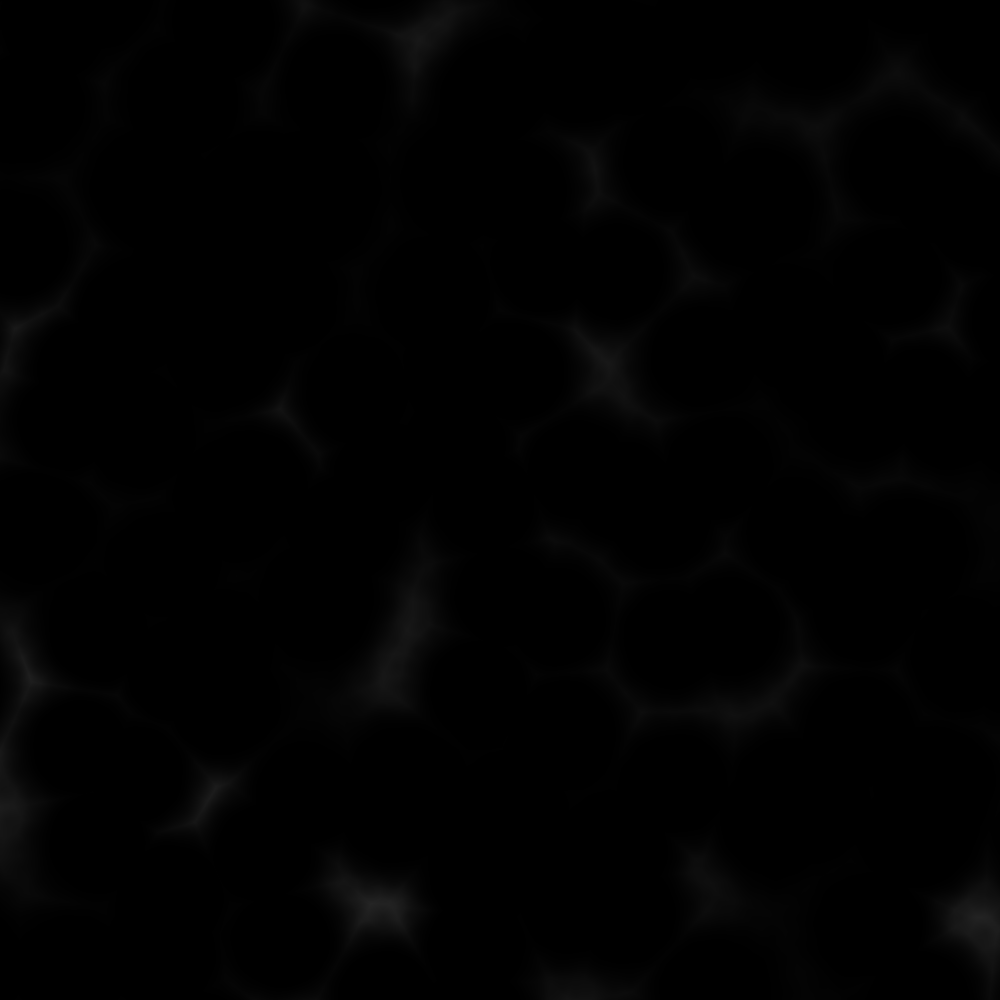
Frame 1 (no input)
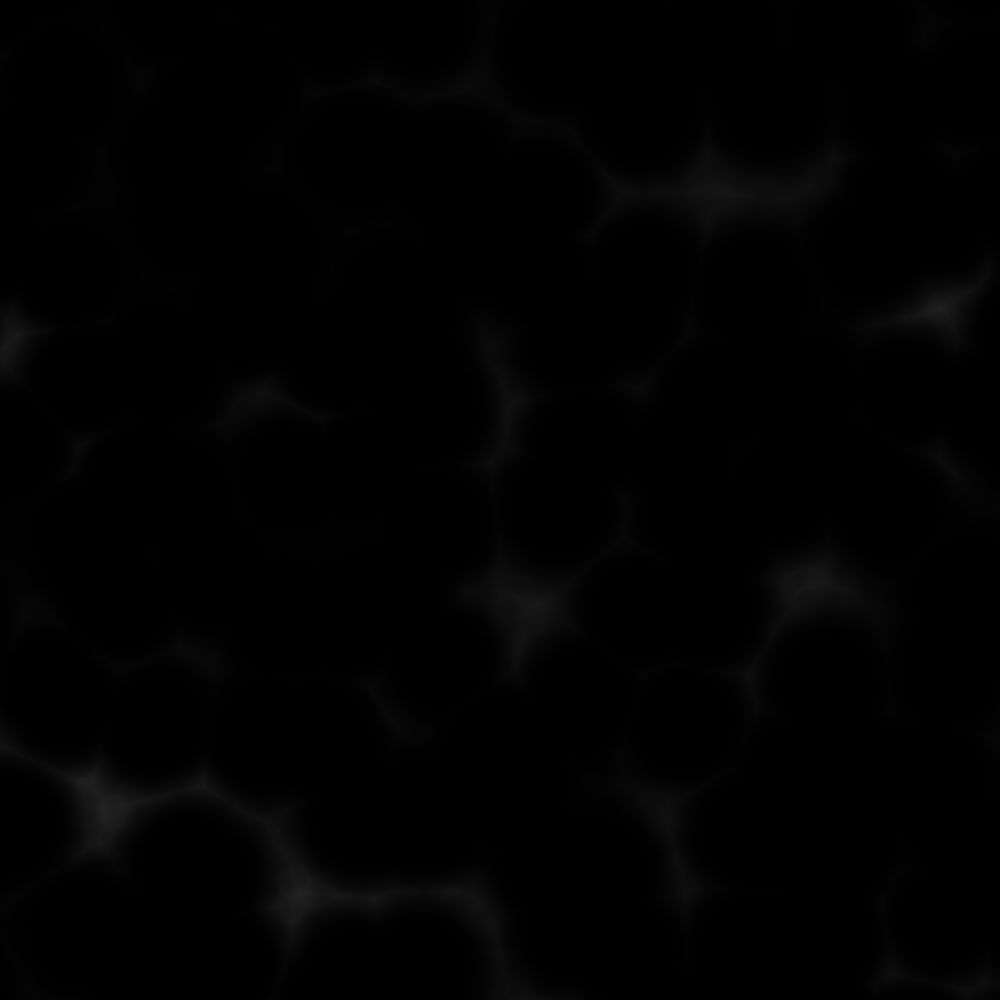
Frame 2 (the mouse pressed at the canvas centre, redrawn once)

The Processing sketch that drew these frames (run headless with seeded random() and noise(); the mouse was pressed at the canvas centre and the sketch redrawn once):

// Processing sketch: height
// ── height.pde
float SCALE = 100.0;
float PADDING = 2.0;
int DERIVATIVE_SIZE = 1;
int VORONI_TABLE_SIZE = 500;

void setup() {
  size(1000, 1000);
  noSmooth();
  noLoop();
  noiseDetail(1, 0.5);
}

class P2 {
  public float x, y;

  public P2(float x, float y) {
    this.x = x;
    this.y = y;
  }

  public float distSquared(P2 other) {
    float dx = other.x - x, dy = other.y - y;
    return dx * dx + dy * dy;
  }

  public float dist(P2 other) {
    return (float) Math.sqrt(distSquared(other));
  }
}

float clip(float value) {
  return Math.min(Math.max(value, 0), 1);
}

// Converts a value from range oldMin-oldMax to range 0-1
float mapFromRange(float value, float oldMin, float oldMax) {
  return clip((value - oldMin) / (oldMax - oldMin));
}

// Converts a vale from range 0-1 to range min-max
float mapToRange(float value, float min, float max) {
  return clip(value * (max - min) + min);
}

P2[][] voroniPointTable = new P2[VORONI_TABLE_SIZE][VORONI_TABLE_SIZE];

void populateVoroniPointTable() {
  for (int x = 0; x < VORONI_TABLE_SIZE; x++) {
    for (int y = 0; y < VORONI_TABLE_SIZE; y++) {
      voroniPointTable[x][y] = new P2(
        x + random(0.0, 1.0), 
        y + random(0.0, 1.0)
      );
    }
  }
}

P2 voroniPoint(int tilex, int tiley) {
  return voroniPointTable[tilex][tiley];
}

float voroni(float x, float y) {
  P2 center = new P2(x, y);
  int tilex = (int) x, tiley = (int) y;
  float minDistSquared = center.distSquared(voroniPoint(tilex, tiley));
  minDistSquared = Math.min(minDistSquared, center.distSquared(voroniPoint(tilex + 1, tiley + 1)));
  minDistSquared = Math.min(minDistSquared, center.distSquared(voroniPoint(tilex + 0, tiley + 1)));
  minDistSquared = Math.min(minDistSquared, center.distSquared(voroniPoint(tilex - 1, tiley + 1)));
  minDistSquared = Math.min(minDistSquared, center.distSquared(voroniPoint(tilex + 1, tiley + 0)));
  minDistSquared = Math.min(minDistSquared, center.distSquared(voroniPoint(tilex - 1, tiley + 0)));
  minDistSquared = Math.min(minDistSquared, center.distSquared(voroniPoint(tilex + 1, tiley - 1)));
  minDistSquared = Math.min(minDistSquared, center.distSquared(voroniPoint(tilex + 0, tiley - 1)));
  minDistSquared = Math.min(minDistSquared, center.distSquared(voroniPoint(tilex - 1, tiley - 1)));
  minDistSquared = Math.min(minDistSquared, center.distSquared(voroniPoint(tilex + 1, tiley + 2)));
  minDistSquared = Math.min(minDistSquared, center.distSquared(voroniPoint(tilex + 0, tiley + 2)));
  minDistSquared = Math.min(minDistSquared, center.distSquared(voroniPoint(tilex - 1, tiley + 2)));
  minDistSquared = Math.min(minDistSquared, center.distSquared(voroniPoint(tilex + 1, tiley - 2)));
  minDistSquared = Math.min(minDistSquared, center.distSquared(voroniPoint(tilex + 0, tiley - 2)));
  minDistSquared = Math.min(minDistSquared, center.distSquared(voroniPoint(tilex - 1, tiley - 2)));
  minDistSquared = Math.min(minDistSquared, center.distSquared(voroniPoint(tilex + 2, tiley + 1)));
  minDistSquared = Math.min(minDistSquared, center.distSquared(voroniPoint(tilex + 2, tiley + 0)));
  minDistSquared = Math.min(minDistSquared, center.distSquared(voroniPoint(tilex + 2, tiley - 1)));
  minDistSquared = Math.min(minDistSquared, center.distSquared(voroniPoint(tilex - 2, tiley + 1)));
  minDistSquared = Math.min(minDistSquared, center.distSquared(voroniPoint(tilex - 2, tiley + 0)));
  minDistSquared = Math.min(minDistSquared, center.distSquared(voroniPoint(tilex - 2, tiley - 1)));
  return (float) Math.sqrt(minDistSquared);
}

void computePixel(int x, int y) {
  float fx = x / SCALE + PADDING, fy = y / SCALE + PADDING;

  float base = voroni(fx, fy); // Large-scale features.

  float detail = voroni(fx * 4, fy * 4); // Small-scale details.
  detail = mapToRange(detail, 0.73, 1.0); // Make the minimum value of the texture be 0.73
  detail *= mapFromRange(base, 0.34, 0.79); // Only show details where the base is high.

  base = mapFromRange(base, 0.4, 1.0); // Cut out low values.
  base += detail; // Add the details.
  base /= 2.0;
  base = (float) Math.pow(base, 2.2); // Make the slope of the texture exponential to be mountainy-er.

  noiseDetail(0, 0.0);
  float rustle = noise(fx * 0.8, fy * 0.8); // This texture will be used to make the heights of mountains more varied.
  rustle = mapToRange(mapFromRange(rustle, 0.15, 1.0), 0.15, 1.0);
  rustle = (float) Math.pow(rustle, 2.0);
  base *= rustle;

  float v = base;
  stroke(v * 256, v * 256, v * 256, 256);
}

void draw() {
  fill(0, 1);
  populateVoroniPointTable();
  for (int x = 0; x < 1000; x++) {
    for (int y = 0; y < 1000; y++) {
      computePixel(x, y);
      point(x, y);
    }
  }
  System.out.println("Done");
}
